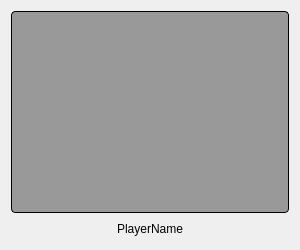
<?xml version="1.0" encoding="UTF-8"?>
<ui version="4.0">
 <class>PhotoPlayerCardsWidget</class>
 <widget class="QWidget" name="PhotoPlayerCardsWidget">
  <property name="geometry">
   <rect>
    <x>0</x>
    <y>0</y>
    <width>300</width>
    <height>250</height>
   </rect>
  </property>
  <property name="minimumSize">
   <size>
    <width>300</width>
    <height>250</height>
   </size>
  </property>
  <property name="maximumSize">
   <size>
    <width>300</width>
    <height>250</height>
   </size>
  </property>
  <property name="windowTitle">
   <string>Form</string>
  </property>
  <layout class="QVBoxLayout" name="verticalLayout">
   <item>
    <widget class="ClickableImageLabel" name="imageLabel">
     <property name="styleSheet">
      <string notr="true">QLabel {
	 border: 1px solid black;
     border-radius: 4px;
     padding: 2px;
     background: rgba(153,153,153);
}</string>
     </property>
     <property name="text">
      <string/>
     </property>
    </widget>
   </item>
   <item>
    <widget class="QLabel" name="labelPlayerName">
     <property name="maximumSize">
      <size>
       <width>16777215</width>
       <height>20</height>
      </size>
     </property>
     <property name="text">
      <string>PlayerName</string>
     </property>
     <property name="alignment">
      <set>Qt::AlignCenter</set>
     </property>
    </widget>
   </item>
  </layout>
 </widget>
 <customwidgets>
  <customwidget>
   <class>ClickableImageLabel</class>
   <extends>QLabel</extends>
   <header>ui/widgets/clickableimagelabel.h</header>
  </customwidget>
 </customwidgets>
 <resources/>
 <connections/>
</ui>
